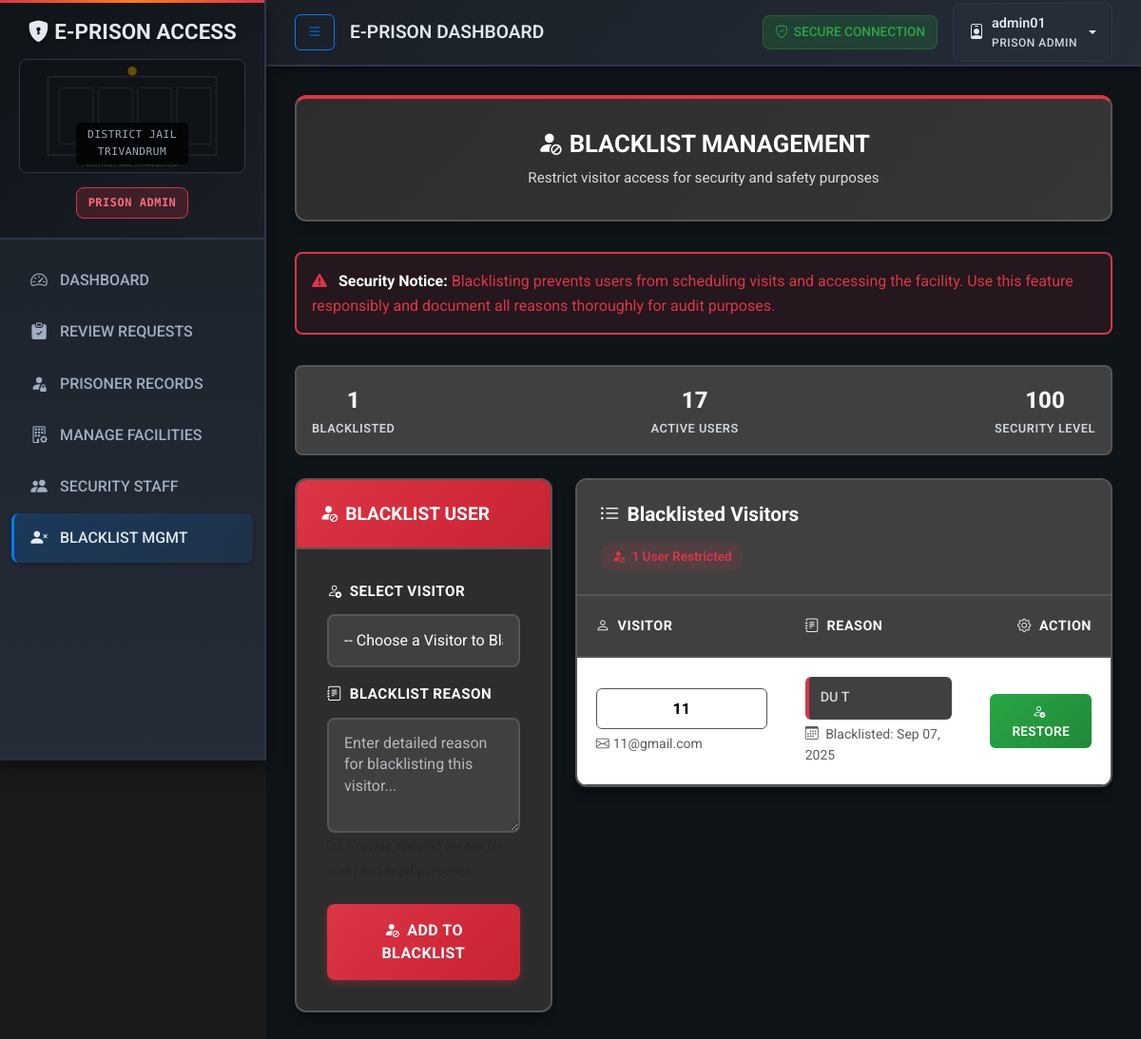
/accounts/blacklist/ (signed in), run on the app's committed database.
### accounts/models.py (models this page shows, shortened)
class User(AbstractUser):
    ROLE_CHOICES = [
        ("family", "Family Visitor"),
        ("visitor", "Other Visitor"),
        ("security", "Gate Security"),
        ("admin", "Prison Admin"),
    ]
    RELATIONSHIP_CHOICES = [
        ("father", "Father"),
        ("mother", "Mother"),
        ("spouse", "Spouse/Husband/Wife"),
        ("son", "Son"),
        ("daughter", "Daughter"),
        ("brother", "Brother"),
        ("sister", "Sister"),
    ]
    role = models.CharField(max_length=20, choices=ROLE_CHOICES, default="visitor")
    profile_photo = models.ImageField(upload_to="profile_photos/", blank=True, null=True)
    is_family_member = models.BooleanField(default=False)
    jail = models.ForeignKey(Jail, on_delete=models.SET_NULL, null=True, blank=True)
    full_name = models.CharField(max_length=100, blank=True, null=True)
    address = models.TextField(blank=True, null=True)
    id_proof = models.ImageField(upload_to="id_proofs/", blank=True, null=True)
    aadhar_number = models.CharField(
        max_length=12,
        unique=True,
        blank=True,
        null=True,
        help_text="12-digit Aadhar number (only accepted ID proof)",
        verbose_name="Aadhar Card Number"
    )
    phone_number = models.CharField(
        max_length=15,
        blank=True,
        null=True,
        help_text="10-digit Indian mobile number"
    )
    related_prisoner = models.ForeignKey(
        Prisoner,
        on_delete=models.SET_NULL,
        null=True,
        blank=True,
        related_name='family_members',
        help_text="Select the prisoner you are related to",
        verbose_name="Related Prisoner"
    )
    relationship_to_prisoner = models.CharField(
        max_length=20,
        choices=RELATIONSHIP_CHOICES,
        blank=True,
        null=True,
        help_text="Your relationship to the prisoner",
        verbose_name="Relationship to Prisoner"
    )
    primary_family_member = models.ForeignKey(
        'self',
        on_delete=models.SET_NULL,
        null=True,
        blank=True,
        related_name='family_members',
        help_text="Primary family member who can authorize emergency visits"
    )
    relationship_to_primary = models.CharField(
        max_length=20,
        choices=RELATIONSHIP_CHOICES,
        blank=True,
        null=True,
        help_text="Your relationship to the primary family member"
    )
    can_authorize_emergency_visits = models.BooleanField(
        default=False,
        help_text="Can this user authorize emergency visits for family members"
    )

class Blacklist(models.Model):
    user = models.OneToOneField(User, on_delete=models.CASCADE, related_name='blacklist')
    reason = models.TextField()
    blacklisted_by = models.ForeignKey(User, on_delete=models.SET_NULL, null=True, related_name='created_blacklists')
    created_at = models.DateTimeField(auto_now_add=True)

### accounts/decorators.py (the view)
    def wrap(request, *args, **kwargs):
        if request.user.is_authenticated and request.user.role == 'admin':
            return function(request, *args, **kwargs)
        else:
            messages.error(request, "You do not have permission to access this page.")
            return redirect('staff_login')

### accounts/views.py (called while the page is built)
@login_required
@admin_required
def blacklist_list(request):
    blacklisted_users = Blacklist.objects.all()
    non_blacklisted_users = User.objects.filter(
        role__in=['visitor', 'family'],
        blacklist__isnull=True
    )
    active_alert = EmergencyAlert.objects.filter(is_active=True).first()
    context = {
        'blacklisted_users': blacklisted_users,
        'non_blacklisted_users': non_blacklisted_users,
        'active_alert': active_alert,
    }
    return render(request, 'accounts/blacklist_management.html', context)

### accounts/templates/accounts/blacklist_management.html (shortened to what this page needs)
{% extends "base.html" %}
{% block content %}
<div class="page-header">
    <div class="text-center">
        <h2><i class="bi bi-person-fill-slash me-2"></i>BLACKLIST MANAGEMENT</h2>
        <p class="page-subtitle">Restrict visitor access for security and safety purposes</p>
    </div>
</div>
<div class="security-warning">
    <i class="bi bi-exclamation-triangle-fill me-2"></i>
    <strong>Security Notice:</strong> Blacklisting prevents users from scheduling visits and accessing the facility. Use this feature responsibly and document all reasons thoroughly for audit purposes.
</div>
<div class="stats-bar">
    <div class="stat-item">
        <span class="stat-number">{{ blacklisted_users|length }}</span>
        <div class="stat-label">Blacklisted</div>
    </div>
    <div class="stat-item">
        <span class="stat-number">{{ non_blacklisted_users|length }}</span>
        <div class="stat-label">Active Users</div>
    </div>
    <div class="stat-item">
        <span class="stat-number">100%</span>
        <div class="stat-label">Security Level</div>
    </div>
</div>
<div class="row g-4">
    <div class="col-md-4">
        <div class="card blacklist-form-card fade-in">
            <div class="card-header">
                <h4><i class="bi bi-person-fill-slash me-2"></i>BLACKLIST USER</h4>
            </div>
            <div class="card-body">
                <form method="post" action="{% url 'add_to_blacklist' %}" novalidate>
                    <div class="mb-3">
                        <label for="user_id" class="form-label">
                            <i class="bi bi-person-x me-2"></i>Select Visitor
                        </label>
                        <select name="user_id" id="user_id" class="form-select" required>
                            <option value="">-- Choose a Visitor to Blacklist --</option>
                        </select>
                    </div>
                    <div class="mb-4">
                        <label for="reason" class="form-label">
                            <i class="bi bi-journal-text me-2"></i>Blacklist Reason
                        </label>
                        <textarea name="reason"
                                  id="reason"
                                  class="form-control"
                                  rows="4"
                                  placeholder="Enter detailed reason for blacklisting this visitor..."
                                  required></textarea>
                        <small class="form-text text-muted">
                            <i class="bi bi-info-circle me-1"></i>
                        </small>
                    </div>
                    <button type="submit" class="btn btn-blacklist w-100" id="blacklistBtn">
                        <i class="bi bi-person-fill-slash me-2"></i>Add to Blacklist
                    </button>
                </form>
            </div>
        </div>
    </div>
    <div class="col-md-8">
        <div class="card blacklist-list-card fade-in">
            <div class="blacklist-list-header">
                <h4><i class="bi bi-list-ul me-2"></i>Blacklisted Visitors</h4>
                <div class="blacklist-count">
                    <i class="bi bi-person-fill-slash me-1"></i>
                    {{ blacklisted_users|length }} User{{ blacklisted_users|length|pluralize }} Restricted
                </div>
            </div>
            <div class="card-body">
                {% if blacklisted_users %}
                <div class="table-responsive">
                    <table class="table table-hover align-middle">
                        <thead>
                            <tr>
                                <th><i class="bi bi-person me-2"></i>Visitor</th>
                                <th><i class="bi bi-journal-text me-2"></i>Reason</th>
                                <th class="text-end"><i class="bi bi-gear me-2"></i>Action</th>
                            </tr>
                        </thead>
                        <tbody>
                            {% for entry in blacklisted_users %}
                            <tr data-blacklist-id="{{ entry.pk }}">
                                <td>
                                    <div class="blacklisted-user-name" style="color: #000000 !important; background: #ffffff !important;">
                                        {{ entry.user.full_name|default:entry.user.username }}
                                    </div>
                                    {% if entry.user.email %}
                                        <small class="d-block mt-1 text-muted">
                                            <i class="bi bi-envelope me-1"></i>{{ entry.user.email }}
                                        </small>
                                    {% endif %}
                                </td>
                                <td>
                                    <div class="blacklist-reason">
                                        {{ entry.reason|truncatewords:15 }}
                                    </div>
                                    {% if entry.created_at %}
                                        <small class="text-muted d-block mt-1">
                                            <i class="bi bi-calendar3 me-1"></i>
                                            Blacklisted: {{ entry.created_at|date:"M d, Y" }}
                                        </small>
                                    {% endif %}
                                </td>
                                <td class="text-end">
                                    <a href="{% url 'remove_from_blacklist' entry.pk %}"
                                       class="btn btn-remove"
                                       onclick="return confirm('Are you sure you want to remove {{ entry.user.full_name|default:entry.user.username }} from the blacklist? They will regain access to schedule visits.')">
                                        <i class="bi bi-person-check me-1"></i>Restore
                                    </a>
                                </td>
                            </tr>
                            {% endfor %}
                        </tbody>
                    </table>
                </div>
                {% endif %}
            </div>
        </div>
    </div>
</div>
{% endblock %}

### accounts/templates/base.html (shortened to what this page needs)
<!DOCTYPE html>
<html lang="en">
<head>
    <link href="https://cdn.jsdelivr.net/npm/bootstrap@5.3.3/dist/css/bootstrap.min.css" rel="stylesheet">
    <link rel="stylesheet" href="https://cdn.jsdelivr.net/npm/bootstrap-icons@1.11.3/font/bootstrap-icons.min.css">
</head>
<body {% if active_alert %}class="emergency-alert-active"{% endif %}>
    <div class="wrapper">
        {% if user.is_authenticated %}
        <nav id="sidebar">
            <div class="sidebar-header">
                <h3><i class="bi bi-shield-lock-fill"></i> E-PRISON ACCESS</h3>
                <div class="prison-image"></div>
                <span class="facility-badge">{{ user.get_role_display }}</span>
            </div>
            <div class="sidebar-nav">
                <div class="nav-item">
                    <a href="{% url 'dashboard' %}" class="nav-link {% if request.resolver_match.url_name == 'dashboard' %}active{% endif %}">
                        <i class="bi bi-speedometer2"></i>
                        DASHBOARD
                    </a>
                </div>
                {% if user.role == 'admin' %}
                    <div class="nav-item">
                        <a href="{% url 'review_visits' %}" class="nav-link {% if request.resolver_match.url_name == 'review_visits' %}active{% endif %}">
                            <i class="bi bi-clipboard-check-fill"></i>
                            REVIEW REQUESTS
                        </a>
                    </div>
                    <div class="nav-item">
                        <a href="{% url 'prisoner_list' %}" class="nav-link {% if request.resolver_match.url_name == 'prisoner_list' %}active{% endif %}">
                            <i class="bi bi-person-fill-lock"></i>
                            PRISONER RECORDS
                        </a>
                    </div>
                    <div class="nav-item">
                        <a href="{% url 'jail_list' %}" class="nav-link {% if request.resolver_match.url_name == 'jail_list' %}active{% endif %}">
                            <i class="bi bi-building-gear"></i>
                            MANAGE FACILITIES
                        </a>
                    </div>
                    <div class="nav-item">
                        <a href="{% url 'manage_security_staff' %}" class="nav-link {% if request.resolver_match.url_name == 'manage_security_staff' %}active{% endif %}">
                            <i class="bi bi-people-fill"></i>
                            SECURITY STAFF
                        </a>
                    </div>
                    <div class="nav-item">
                        <a href="{% url 'blacklist_list' %}" class="nav-link {% if request.resolver_match.url_name == 'blacklist_list' %}active{% endif %}">
                            <i class="bi bi-person-x-fill"></i>
                            BLACKLIST MGMT
                        </a>
                    </div>
                {% endif %}
            </div>
        </nav>
        {% endif %}
        <div id="content">
            <nav class="top-navbar">
                <div class="d-flex justify-content-between align-items-center w-100">
                    <div class="d-flex align-items-center">
                        <button type="button" id="sidebarCollapse" class="btn btn-outline-primary d-none d-md-block me-3">
                            <i class="bi bi-list"></i>
                        </button>
                        <span class="navbar-brand mb-0">{% block page_title %}E-PRISON DASHBOARD{% endblock %}</span>
                    </div>
                    <div class="d-flex align-items-center gap-3">
                        <div class="security-indicator">
                            <i class="bi bi-shield-check"></i>
                            SECURE CONNECTION
                        </div>
                        {% if user.is_authenticated %}
                            <div class="user-dropdown">
                                <button class="btn dropdown-toggle" type="button" id="userDropdown" data-bs-toggle="dropdown" aria-expanded="false">
                                    <i class="bi bi-person-badge"></i>
                                    <div class="user-info-text">
                                        <div class="user-name">{{ user.full_name|default:user.username|truncatechars:20 }}</div>
                                        <div class="user-role">
                                            {{ user.get_role_display }}
                                        </div>
                                    </div>
                                </button>
                            </div>
                        {% else %}
                            <div class="d-flex gap-2">
                                <a class="btn btn-outline-primary" href="{% url 'visitor_login' %}">VISITOR ACCESS</a>
                                <a class="btn btn-primary" href="{% url 'staff_login' %}">STAFF ACCESS</a>
                            </div>
                        {% endif %}
                    </div>
                </div>
            </nav>
            <div class="content-area">
                {% block content %}{% endblock %}
            </div>
        </div>
    </div>
</body>
</html>

### data on the page
User: role "PRISON ADMIN", full_name "admin01"
Blacklist: user.full_name "11", user.email "11@gmail.com", reason "DU T", created_at "Sep 07, 2025"

### other printed values
{{ blacklisted_users|length }} "1"
{{ non_blacklisted_users|length }} "17"
